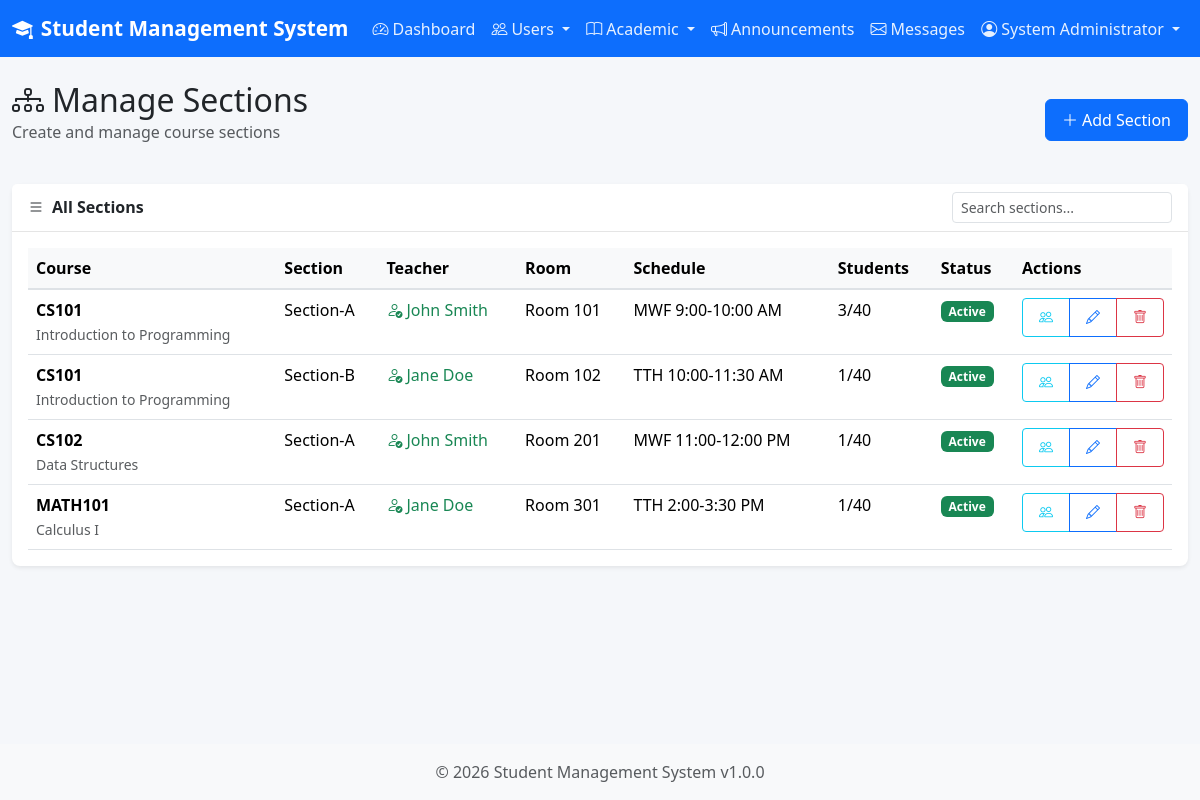
The app's page /modules/admin/manage_sections.php (signed in) with its own data.
### tables this page shows
CREATE TABLE IF NOT EXISTS sections (
    id INT AUTO_INCREMENT PRIMARY KEY,
    section_name VARCHAR(50) NOT NULL,
    course_id INT NOT NULL,
    teacher_id INT,
    room_number VARCHAR(20),
    schedule_time VARCHAR(100),
    max_students INT DEFAULT 40,
    status ENUM('active', 'inactive') DEFAULT 'active',
    created_at TIMESTAMP DEFAULT CURRENT_TIMESTAMP,
    updated_at TIMESTAMP DEFAULT CURRENT_TIMESTAMP ON UPDATE CURRENT_TIMESTAMP,
    FOREIGN KEY (course_id) REFERENCES courses(id) ON DELETE CASCADE,
    FOREIGN KEY (teacher_id) REFERENCES users(id) ON DELETE SET NULL,
    UNIQUE KEY unique_section_course (section_name, course_id)
);

CREATE TABLE IF NOT EXISTS courses (
    id INT AUTO_INCREMENT PRIMARY KEY,
    course_code VARCHAR(20) NOT NULL UNIQUE,
    course_name VARCHAR(100) NOT NULL,
    description TEXT,
    credits INT DEFAULT 3,
    status ENUM('active', 'inactive') DEFAULT 'active',
    created_at TIMESTAMP DEFAULT CURRENT_TIMESTAMP,
    updated_at TIMESTAMP DEFAULT CURRENT_TIMESTAMP ON UPDATE CURRENT_TIMESTAMP
);

CREATE TABLE IF NOT EXISTS users (
    id INT AUTO_INCREMENT PRIMARY KEY,
    username VARCHAR(50) NOT NULL UNIQUE,
    password VARCHAR(255) NOT NULL,
    role ENUM('admin', 'teacher', 'student') NOT NULL,
    full_name VARCHAR(100) NOT NULL,
    created_at TIMESTAMP DEFAULT CURRENT_TIMESTAMP,
    updated_at TIMESTAMP DEFAULT CURRENT_TIMESTAMP ON UPDATE CURRENT_TIMESTAMP
);

### includes/db_operations.php (called while the page is built, shortened)
<?php
function getAllSections() {
    $db = getDB();
    $stmt = $db->query("SELECT s.*, c.course_code, c.course_name, u.full_name as teacher_name
                        FROM sections s
                        JOIN courses c ON s.course_id = c.id
                        LEFT JOIN users u ON s.teacher_id = u.id
                        ORDER BY c.course_code, s.section_name");
    return $stmt->fetchAll();
}
function getStudentsBySection($sectionId) {
    $db = getDB();
    $stmt = $db->prepare("SELECT u.id, u.username, u.full_name, up.email, up.phone, up.profile_pic_path, e.enrollment_date, e.status, e.grade
                          FROM enrollments e
                          JOIN users u ON e.student_id = u.id
                          LEFT JOIN user_profiles up ON u.id = up.user_id
                          WHERE e.section_id = ? AND e.status = 'enrolled'
                          ORDER BY u.full_name");
    $stmt->execute([$sectionId]);
    return $stmt->fetchAll();
}

### includes/helpers.php (called while the page is built, shortened)
<?php
function sanitize($input) {
    return htmlspecialchars(trim($input), ENT_QUOTES, 'UTF-8');
}

### modules/admin/manage_sections.php (the view, shortened to what this page needs)
<?php
require_once __DIR__ . '/../../includes/header.php';
require_once __DIR__ . '/../../includes/db_operations.php';
$action = $_GET['action'] ?? 'list';
$courses = getActiveCourses();
$teachers = getUsersByRole('teacher');
$section = null;
$sections = getAllSections();
?>
<div class="row mb-4">
    <div class="col-12">
        <div class="d-flex justify-content-between align-items-center">
            <div>
                <h2 class="mb-0">
                    <i class="bi bi-diagram-3 me-2"></i>Manage Sections
                </h2>
                <p class="text-muted">Create and manage course sections</p>
            </div>
            <?php if ($action === 'list'): ?>
            <a href="?action=add" class="btn btn-primary">
                <i class="bi bi-plus-lg me-1"></i>Add Section
            </a>
            <?php else: ?>
            <a href="<?= BASE_URL ?>modules/admin/manage_sections.php" class="btn btn-outline-secondary">
                <i class="bi bi-arrow-left me-1"></i>Back to List
            </a>
            <?php endif; ?>
        </div>
    </div>
</div>
<?php if ($action === 'add' || $action === 'edit'): ?>
<div class="card">
    <div class="card-header">
        <i class="bi bi-<?= $action === 'add' ? 'plus' : 'pencil' ?>-square me-2"></i>
        <?= $action === 'add' ? 'Add New Section' : 'Edit Section' ?>
    </div>
    <div class="card-body">
        <form method="POST" action="" class="needs-validation" novalidate>
            <?= csrfField() ?>
            <div class="row">
                <div class="col-md-6">
                    <div class="mb-3">
                        <label for="course_id" class="form-label">Course <span class="text-danger">*</span></label>
                        <select class="form-select" id="course_id" name="course_id" required <?= $action === 'edit' ? 'disabled' : '' ?>>
                            <option value="">Select Course</option>
                            <?php foreach ($courses as $course): ?>
                            <option value="<?= $course['id'] ?>"
                                    <?= ($section && $section['course_id'] == $course['id']) || (isset($_POST['course_id']) && $_POST['course_id'] == $course['id']) ? 'selected' : '' ?>>
                                <?= sanitize($course['course_code'] . ' - ' . $course['course_name']) ?>
                            </option>
                            <?php endforeach; ?>
                        </select>
                        <?php if ($action === 'edit'): ?>
                        <input type="hidden" name="course_id" value="<?= $section['course_id'] ?>">
                        <?php endif; ?>
                    </div>
                </div>
                <div class="col-md-6">
                    <div class="mb-3">
                        <label for="section_name" class="form-label">Section Name <span class="text-danger">*</span></label>
                        <input type="text" class="form-control" id="section_name" name="section_name"
                               value="<?= sanitize($section['section_name'] ?? $_POST['section_name'] ?? '') ?>"
                               placeholder="e.g., Section-A" required>
                    </div>
                </div>
            </div>
            <div class="row">
                <div class="col-md-6">
                    <div class="mb-3">
                        <label for="teacher_id" class="form-label">Assigned Teacher</label>
                        <select class="form-select" id="teacher_id" name="teacher_id">
                            <option value="">Unassigned</option>
                            <?php foreach ($teachers as $teacher): ?>
                            <option value="<?= $teacher['id'] ?>"
                                    <?= ($section && $section['teacher_id'] == $teacher['id']) || (isset($_POST['teacher_id']) && $_POST['teacher_id'] == $teacher['id']) ? 'selected' : '' ?>>
                                <?= sanitize($teacher['full_name']) ?>
                                <?php if ($teacher['email']): ?>(<?= sanitize($teacher['email']) ?>)<?php endif; ?>
                            </option>
                            <?php endforeach; ?>
                        </select>
                    </div>
                </div>
                <div class="col-md-6">
                    <div class="mb-3">
                        <label for="max_students" class="form-label">Maximum Students</label>
                        <input type="number" class="form-control" id="max_students" name="max_students"
                               value="<?= $section['max_students'] ?? $_POST['max_students'] ?? 40 ?>"
                               min="1" max="200">
                    </div>
                </div>
            </div>
            <div class="row">
                <div class="col-md-6">
                    <div class="mb-3">
                        <label for="room_number" class="form-label">Room Number</label>
                        <input type="text" class="form-control" id="room_number" name="room_number"
                               value="<?= sanitize($section['room_number'] ?? $_POST['room_number'] ?? '') ?>"
                               placeholder="e.g., Room 101">
                    </div>
                </div>
                <div class="col-md-6">
                    <div class="mb-3">
                        <label for="schedule_time" class="form-label">Schedule</label>
                        <input type="text" class="form-control" id="schedule_time" name="schedule_time"
                               value="<?= sanitize($section['schedule_time'] ?? $_POST['schedule_time'] ?? '') ?>"
                               placeholder="e.g., MWF 9:00-10:00 AM">
                    </div>
                </div>
            </div>
            <?php if ($action === 'edit'): ?>
            <div class="mb-3">
                <label for="status" class="form-label">Status</label>
                <select class="form-select" id="status" name="status">
                    <option value="active" <?= $section['status'] === 'active' ? 'selected' : '' ?>>Active</option>
                    <option value="inactive" <?= $section['status'] === 'inactive' ? 'selected' : '' ?>>Inactive</option>
                </select>
            </div>
            <?php endif; ?>
            <div class="d-flex gap-2">
                <button type="submit" name="<?= $action === 'add' ? 'add_section' : 'edit_section' ?>" class="btn btn-primary">
                    <i class="bi bi-check-lg me-1"></i><?= $action === 'add' ? 'Create Section' : 'Update Section' ?>
                </button>
                <a href="<?= BASE_URL ?>modules/admin/manage_sections.php" class="btn btn-outline-secondary">Cancel</a>
            </div>
        </form>
    </div>
</div>
<?php else: ?>
<div class="card">
    <div class="card-header d-flex justify-content-between align-items-center">
        <span><i class="bi bi-list me-2"></i>All Sections</span>
        <div>
            <input type="text" id="tableSearch" class="form-control form-control-sm" placeholder="Search sections...">
        </div>
    </div>
    <div class="card-body">
        <?php if (empty($sections)): ?>
        <div class="empty-state">
            <i class="bi bi-diagram-3"></i>
            <p>No sections created yet.</p>
            <a href="?action=add" class="btn btn-primary">Create First Section</a>
        </div>
        <?php else: ?>
        <div class="table-responsive">
            <table class="table table-hover" id="dataTable">
                <thead>
                    <tr>
                        <th>Course</th>
                        <th>Section</th>
                        <th>Teacher</th>
                        <th>Room</th>
                        <th>Schedule</th>
                        <th>Students</th>
                        <th>Status</th>
                        <th width="150">Actions</th>
                    </tr>
                </thead>
                <tbody>
                    <?php foreach ($sections as $sec): ?>
                    <tr>
                        <td>
                            <strong><?= sanitize($sec['course_code']) ?></strong><br>
                            <small class="text-muted"><?= sanitize($sec['course_name']) ?></small>
                        </td>
                        <td><?= sanitize($sec['section_name']) ?></td>
                        <td>
                            <?php if ($sec['teacher_name']): ?>
                            <span class="text-success">
                                <i class="bi bi-person-check me-1"></i><?= sanitize($sec['teacher_name']) ?>
                            </span>
                            <?php else: ?>
                            <span class="text-warning">
                                <i class="bi bi-person-dash me-1"></i>Unassigned
                            </span>
                            <?php endif; ?>
                        </td>
                        <td><?= sanitize($sec['room_number'] ?: '-') ?></td>
                        <td><?= sanitize($sec['schedule_time'] ?: '-') ?></td>
                        <td>
                            <?php
                            $students = getStudentsBySection($sec['id']);
                            echo count($students) . '/' . $sec['max_students'];
                            ?>
                        </td>
                        <td>
                            <span class="badge bg-<?= $sec['status'] === 'active' ? 'success' : 'secondary' ?>">
                                <?= ucfirst($sec['status']) ?>
                            </span>
                        </td>
                        <td>
                            <div class="btn-group btn-group-sm">
                                <a href="<?= BASE_URL ?>modules/admin/section_students.php?id=<?= $sec['id'] ?>"
                                   class="btn btn-outline-info" title="View Students">
                                    <i class="bi bi-people"></i>
                                </a>
                                <a href="?action=edit&id=<?= $sec['id'] ?>" class="btn btn-outline-primary" title="Edit">
                                    <i class="bi bi-pencil"></i>
                                </a>
                                <a href="?delete=1&id=<?= $sec['id'] ?>" class="btn btn-outline-danger delete-confirm" title="Delete">
                                    <i class="bi bi-trash"></i>
                                </a>
                            </div>
                        </td>
                    </tr>
                    <?php endforeach; ?>
                </tbody>
            </table>
        </div>
        <?php endif; ?>
    </div>
</div>
<?php endif; ?>
<?php require_once __DIR__ . '/../../includes/footer.php'; ?>

### assets/css/style.css (style rules this page uses)
:root { --primary-color: #0d6efd; --secondary-color: #6c757d; --success-color: #198754; --danger-color: #dc3545; --warning-color: #ffc107; --info-color: #0dcaf0; --light-color: #f8f9fa; --dark-color: #212529; }
body { background-color: #f5f7fa; min-height: 100vh; display: flex; flex-direction: column; }
.card { border: none; border-radius: 0.5rem; box-shadow: 0 0.125rem 0.25rem rgba(0, 0, 0, 0.075); transition: box-shadow 0.15s ease-in-out; }
.card-header { background-color: #fff; border-bottom: 1px solid rgba(0, 0, 0, 0.1); font-weight: 600; }
.table { margin-bottom: 0; }
.table thead th { background-color: #f8f9fa; border-bottom: 2px solid #dee2e6; font-weight: 600; white-space: nowrap; }
.btn { font-weight: 500; padding: 0.5rem 1rem; }

### records on screen
sections: course.course_code "CS101", course.course_name "Introduction to Programming", section_name "Section-A", teacher.full_name "John Smith", room_number "Room 101", schedule_time "MWF 9:00-10:00 AM", count($students) "3", max_students "40", status "Active"
sections: course.course_code "CS101", course.course_name "Introduction to Programming", section_name "Section-B", teacher.full_name "Jane Doe", room_number "Room 102", schedule_time "TTH 10:00-11:30 AM", count($students) "1", max_students "40", status "Active"
sections: course.course_code "CS102", course.course_name "Data Structures", section_name "Section-A", teacher.full_name "John Smith", room_number "Room 201", schedule_time "MWF 11:00-12:00 PM", count($students) "1", max_students "40", status "Active"
sections: course.course_code "MATH101", course.course_name "Calculus I", section_name "Section-A", teacher.full_name "Jane Doe", room_number "Room 301", schedule_time "TTH 2:00-3:30 PM", count($students) "1", max_students "40", status "Active"

### other values on screen
APP_NAME "Student Management System"
getCurrentUserName() "System Administrator"
APP_VERSION "1.0.0"
